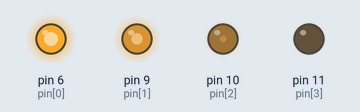
A sketch run on a simulated Arduino Uno, built with avr-gcc and run on an emulated ATmega328P. Shown: output pins drawn as LEDs (lit = HIGH).

Above: at 0.15 s.
At 2.92 s:
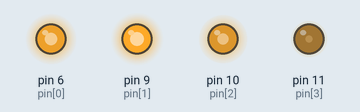
At 5.68 s:
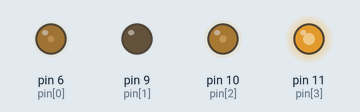
At 12.14 s:
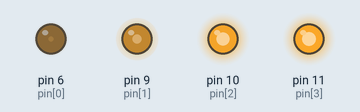
At 17.98 s:
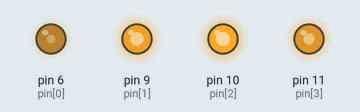
At 24.43 s:
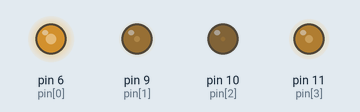
Timing chart, 0 to 24.5 s (numbered marks = the images above):
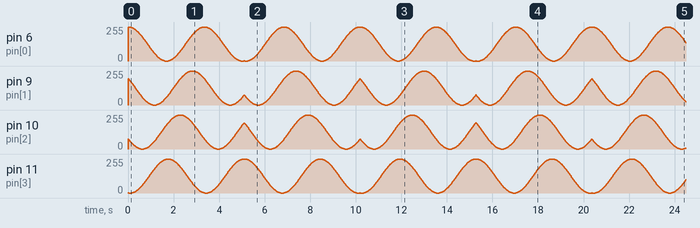

The sketch:

bbf2.ino
```cpp
const byte pin[4] = {6, 9, 10, 11};

float theta = PI;
const float delta = 0.01;
const float diff = 0.5;
const float HALF_VMAX = 255.0 / 2.0;
bool movingRight = false;
void setup()
{
}

void loop()
{
    analogWrite(pin[0], HALF_VMAX * cos(2 * (theta)) + HALF_VMAX);
    analogWrite(pin[1], HALF_VMAX * cos(2 * (theta + diff)) + HALF_VMAX);
    analogWrite(pin[2], HALF_VMAX * cos(2 * (theta + diff * 2)) + HALF_VMAX);
    analogWrite(pin[3], HALF_VMAX * cos(2 * (theta + diff * 3)) + HALF_VMAX);
    if (movingRight)
    {
        theta += delta;
        if (theta + diff * 3 > 3 * PI)
        {
            movingRight = false;
        }
    }
    else
    {
        theta -= delta;
        if (theta < PI)
        {
            movingRight = true;
        }
    }
    delay(10);
}
```
